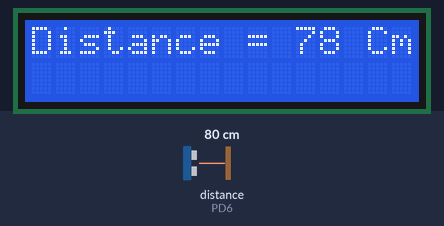
Bench run of a program on a simulated ATmega32, built with avr-gcc and emulated at 8 MHz. Shown: 16×2 character LCD. Wiring (inferred from the names in the program): ultrasonic range finder: trigger PB5; echo PD6; character LCD (HD44780): RS PB0; R/W PB1; E PB2; data PA0, PA1, PA2, PA3, PA4, PA5, PA6, PA7. Inputs (shaded band) come from the test bench; at power-on: distance to the obstacle (sensor on PD6) 80 cm. The echo pulse lasts 58.3 µs per cm.

Above: at 1.2 s.
1.3 s: distance to the obstacle (sensor on PD6) set to 2 cm
At 2.7 s:
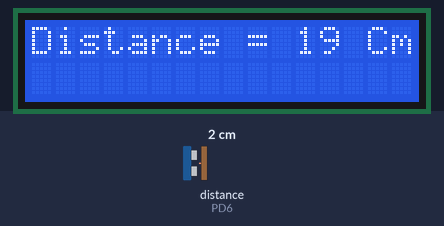
3.0 s: distance to the obstacle (sensor on PD6) set to 60 cm
At 4.5 s:
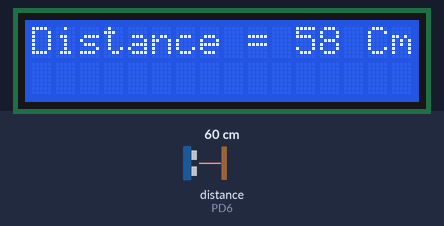
5.3 s: distance to the obstacle (sensor on PD6) set to 4 cm
At 6.1 s:
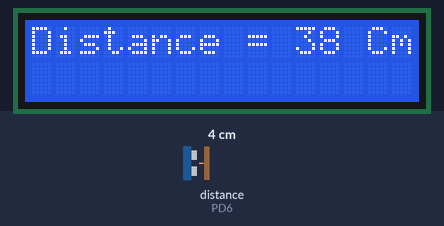
Timing chart, 0 to 8.3 s (numbered marks = the images above; inputs shaded):
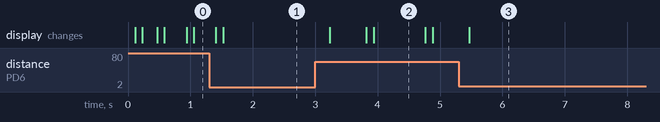

Measured:
- after the input at 1.3 s, the display: first differs from a run without the input after 0.22 s (image 1)
- after the input at 3.0 s, the display: changes after 0.23 s (image 2)
- after the input at 5.3 s, the display: changes after 0.17 s (image 3)

The program:

main.c
```c
/*
 * main.c
 *
 *  Created on: 14 Oct 2022
 *      Author: Aly Tarek
 */

#include "ultra.h"
#include "lcd.h"
#include <avr/interrupt.h>
#include <util/delay.h>

int main(void){

	uint16 distance=0;
	SREG|=(1<<7);
	/*
	 * Initialize both LCD and Ultrasonic
	 */
	LCD_init();
	Ultrasonic_init();

	LCD_displayString("Distance =    Cm");

	while(1){
		distance= Ultrasonic_readDistance();
		LCD_moveCursor(0, 11);
		LCD_intgerToString(distance);

		_delay_ms(100);
	}
	return 0;
}
```

icu.c
```c
/*
 * icu.c
 *
 *  Created on: 13 Oct 2022
 *      Author: Aly Tarek
 */

#include"icu.h"
#include<avr/io.h>
#include "common_macros.h"
#include <avr/interrupt.h>

/*******************************************************************************
 *                           Global Variables                                  *
 *******************************************************************************/

/* Global variables to hold the address of the call back function in the application */
static volatile void (*g_callBackPtr)(void) = NULL_PTR;

/*******************************************************************************
 *                       Interrupt Service Routines                            *
 *******************************************************************************/
ISR(TIMER1_CAPT_vect){
	if(*g_callBackPtr!=NULL_PTR){
		(*g_callBackPtr)();
	}
}

/*******************************************************************************
 *                      Functions Definitions                                  *
 *******************************************************************************/
/*
 * Description : Function to initialize the ICU driver
 * 	1. Set the required clock.
 * 	2. Set the required edge detection.
 * 	3. Enable the Input Capture Interrupt.
 * 	4. Initialize Timer1 Registers
 */
void Icu_init(const Icu_ConfigType * Config_Ptr){
	/* Set Pin 6 as Input Pin*/
	DDRD &= ~(1<<PD6);

	TCCR1A = (1<<FOC1A) | (1<<FOC1B); //non PWM mode
	/*	Set Edge RISING/FALLING
	 */
	TCCR1B= (TCCR1B & 0xBF) | ((Config_Ptr->edge)<<6);
	/*Configure Clock
	 */
	TCCR1B= (TCCR1B & 0xF8) | (Config_Ptr->clock);

	TCNT1=0;

	ICR1=0;
/*
 * Enable I-bit in status register
 */
	TIMSK |= (1<<TICIE1);
}

void Icu_setCallBack(void(*a_ptr)(void)){
	g_callBackPtr=a_ptr;
}
/*
 * Description: Function to set the required edge detection.
 */
void Icu_setEdgeDetectionType(const Icu_EdgeSet a_edgeType)
{
	/*
	 * insert the required edge type in ICES1 bit in TCCR1B Register
	 */
	TCCR1B = (TCCR1B & 0xBF) | (a_edgeType<<6);
}

/*
 * Description: Function to get the Timer1 Value when the input is captured
 *              The value stored at Input Capture Register ICR1
 */
uint16 Icu_getInputCaptureValue(void)
{
	return ICR1;
}

/*
 * Description: Function to clear the Timer1 Value to start count from ZERO
 */
void Icu_clearTimerValue(void)
{
	TCNT1 = 0;
}

/*
 * Description: Function to disable the Timer1 to stop the ICU Driver
 */
void Icu_DeInit(void)
{
	/* Clear All Timer1 Registers */
	TCCR1A = 0;
	TCCR1B = 0;
	TCNT1 = 0;
	ICR1 = 0;

	/* Disable the Input Capture interrupt */
	TIMSK &= ~(1<<TICIE1);
}
```

icu.h
```c
/*
 * icu.h
 *
 *  Created on: 13 Oct 2022
 *      Author: Aly Tarek
 */

#ifndef ICU_H_
#define ICU_H_

#include"std_types.h"

/*******************************************************************************
 *                         Types Declaration                                   *
 *******************************************************************************/

typedef enum{
	No_Clock,F_CPU_Clock,F_CPU_8,F_CPU_64,F_CPU_256,F_CPU_1024,
}Icu_Clock;

typedef enum{
	FALLING,RISING
}Icu_EdgeSet;

typedef struct{
	Icu_Clock clock;
	Icu_EdgeSet edge;
}Icu_ConfigType;

/*******************************************************************************
 *                      Functions Prototypes                                   *
 *******************************************************************************/
/*
 * Description : Function to initialize the ICU driver
 * 	1. Set the required clock.
 * 	2. Set the required edge detection.
 * 	3. Enable the Input Capture Interrupt.
 * 	4. Initialize Timer1 Registers
 */
void Icu_init(const Icu_ConfigType * Config_Ptr);

/*
 * Description: Function to set the Call Back function address.
 */
void Icu_setCallBack(void(*a_ptr)(void));

/*
 * Description: Function to set the required edge detection.
 */
void Icu_setEdgeDetectionType(const Icu_EdgeSet edge);

/*
 * Description: Function to get the Timer1 Value when the input is captured
 *              The value stored at Input Capture Register ICR1
 */
uint16 Icu_getInputCaptureValue(void);

/*
 * Description: Function to clear the Timer1 Value to start count from ZERO
 */
void Icu_clearTimerValue(void);

/*
 * Description: Function to disable the Timer1 to stop the ICU Driver
 */
void Icu_DeInit(void);


#endif /* ICU_H_ */
```

ultra.c
```c
/*
 * ultra.c
 *
 *  Created on: 13 Oct 2022
 *      Author: Aly Tarek
 */


#include "ultra.h"
#include"icu.h"
#include"gpio.h"
#include<util/delay.h>

/*******************************************************************************
 *                      Global Variables                                  *
 *******************************************************************************/
static uint16 g_echotime=0;

/*******************************************************************************
 *                      Functions Definitions                                  *
 *******************************************************************************/

void Ultrasonic_init(void){
	/*Initialize ICU */
	Icu_ConfigType Config_Ptr={F_CPU_8,RISING};
	Icu_init(&Config_Ptr);


	/*Setup callback function
		 */
		Icu_setCallBack(Ultrasonic_edgeProcessing);


		/*Setup Trigger PIN as output pin*/
	GPIO_setupPinDirection(ULTRA_TRIGGER_PORT_ID, ULTRA_TRIGGER_PIN_ID,PIN_OUTPUT);
	GPIO_writePin(ULTRA_TRIGGER_PORT_ID, ULTRA_TRIGGER_PIN_ID, LOGIC_LOW);
}

void Ultrasonic_Trigger(void){
	GPIO_writePin(ULTRA_TRIGGER_PORT_ID, ULTRA_TRIGGER_PIN_ID, LOGIC_HIGH);
	_delay_us(10);
	GPIO_writePin(ULTRA_TRIGGER_PORT_ID, ULTRA_TRIGGER_PIN_ID, LOGIC_LOW);
}
uint16 Ultrasonic_readDistance(void){
	Ultrasonic_Trigger();
return (g_echotime*0.017);
}

void Ultrasonic_edgeProcessing(void){
	static uint8 edgecount=0;

	edgecount++;
	if(edgecount==1){
		Icu_clearTimerValue();

		Icu_setEdgeDetectionType(FALLING);
	}
	else if(edgecount==2){
		/*
		 * store time taken
		 */
		g_echotime= Icu_getInputCaptureValue();

		Icu_setEdgeDetectionType(RISING);

		edgecount=0;
	}
}
```

ultra.h
```c
/*
 * ultra.h
 *
 *  Created on: 13 Oct 2022
 *      Author: Aly Tarek
 */

#ifndef ULTRA_H_
#define ULTRA_H_

#include "std_types.h"

/*******************************************************************************
 *                                Definitions                                  *
 *******************************************************************************/

#define ULTRA_TRIGGER_PORT_ID PORTB_ID
#define ULTRA_TRIGGER_PIN_ID PIN5_ID

#define ULTRA_ECHO_PORT PORTD_ID
#define ULTRA_ECHO_PIN  PIN6_ID


/*******************************************************************************
 *                      Functions Prototypes                                   *
 *******************************************************************************/

void Ultrasonic_init(void);

void Ultrasonic_Trigger(void);

uint16 Ultrasonic_readDistance(void);

void Ultrasonic_edgeProcessing(void);

#endif /* ULTRA_H_ */
```

lcd.c
```c
/*
 * lcd.c
 *
 *  Created on: 13 Oct 2022
 *      Author: Aly Tarek
 */

#include <util/delay.h> /* For the delay functions */
#include "common_macros.h" /* For GET_BIT Macro */
#include "lcd.h"
#include "gpio.h"

/*******************************************************************************
 *                      Functions Definitions                                  *
 *******************************************************************************/

/*
 * Description :
 * Initialize the LCD:
 * 1. Setup the LCD pins directions by use the GPIO driver.
 * 2. Setup the LCD Data Mode 4-bits or 8-bits.
 */
void LCD_init(void)
{
	/* Configure the direction for RS and E pins as output pins */
	GPIO_setupPinDirection(LCD_RS_PORT_ID,LCD_RS_PIN_ID,PIN_OUTPUT);
	GPIO_setupPinDirection(LCD_E_PORT_ID,LCD_E_PIN_ID,PIN_OUTPUT);
	GPIO_setupPinDirection(LCD_RW_PORT_ID,LCD_RW_PIN_ID,PIN_OUTPUT);

	_delay_ms(20);		/* LCD Power ON delay always > 15ms */

#if(LCD_DATA_BITS_MODE == 4)
	/* Configure 4 pins in the data port as output pins */
	GPIO_setupPinDirection(LCD_DATA_PORT_ID,LCD_DB4_PIN_ID,PIN_OUTPUT);
	GPIO_setupPinDirection(LCD_DATA_PORT_ID,LCD_DB5_PIN_ID,PIN_OUTPUT);
	GPIO_setupPinDirection(LCD_DATA_PORT_ID,LCD_DB6_PIN_ID,PIN_OUTPUT);
	GPIO_setupPinDirection(LCD_DATA_PORT_ID,LCD_DB7_PIN_ID,PIN_OUTPUT);

	/* Send for 4 bit initialization of LCD  */
	LCD_sendCommand(LCD_TWO_LINES_FOUR_BITS_MODE_INIT1);
	LCD_sendCommand(LCD_TWO_LINES_FOUR_BITS_MODE_INIT2);

	/* use 2-lines LCD + 4-bits Data Mode + 5*7 dot display Mode */
	LCD_sendCommand(LCD_TWO_LINES_FOUR_BITS_MODE);

#elif(LCD_DATA_BITS_MODE == 8)
	/* Configure the data port as output port */
	GPIO_setupPortDirection(LCD_DATA_PORT_ID,PORT_OUTPUT);

	/* use 2-lines LCD + 8-bits Data Mode + 5*7 dot display Mode */
	LCD_sendCommand(LCD_TWO_LINES_EIGHT_BITS_MODE);

#endif

	LCD_sendCommand(LCD_CURSOR_OFF); /* cursor off */
	LCD_sendCommand(LCD_CLEAR_COMMAND); /* clear LCD at the beginning */
}

/*
 * Description :
 * Send the required command to the screen
 */
void LCD_sendCommand(uint8 command)
{
	GPIO_writePin(LCD_RW_PORT_ID,LCD_RW_PIN_ID,LOGIC_LOW); /* Instruction Mode RW=0 */
	_delay_ms(1);
	GPIO_writePin(LCD_RS_PORT_ID,LCD_RS_PIN_ID,LOGIC_LOW); /* Instruction Mode RS=0 */
	_delay_ms(1); /* delay for processing Tas = 50ns */
	GPIO_writePin(LCD_E_PORT_ID,LCD_E_PIN_ID,LOGIC_HIGH); /* Enable LCD E=1 */
	_delay_ms(1); /* delay for processing Tpw - Tdws = 190ns */

#if(LCD_DATA_BITS_MODE == 4)
	GPIO_writePin(LCD_DATA_PORT_ID,LCD_DB4_PIN_ID,GET_BIT(command,4));
	GPIO_writePin(LCD_DATA_PORT_ID,LCD_DB5_PIN_ID,GET_BIT(command,5));
	GPIO_writePin(LCD_DATA_PORT_ID,LCD_DB6_PIN_ID,GET_BIT(command,6));
	GPIO_writePin(LCD_DATA_PORT_ID,LCD_DB7_PIN_ID,GET_BIT(command,7));

	_delay_ms(1); /* delay for processing Tdsw = 100ns */
	GPIO_writePin(LCD_E_PORT_ID,LCD_E_PIN_ID,LOGIC_LOW); /* Disable LCD E=0 */
	_delay_ms(1); /* delay for processing Th = 13ns */
	GPIO_writePin(LCD_E_PORT_ID,LCD_E_PIN_ID,LOGIC_HIGH); /* Enable LCD E=1 */
	_delay_ms(1); /* delay for processing Tpw - Tdws = 190ns */

	GPIO_writePin(LCD_DATA_PORT_ID,LCD_DB4_PIN_ID,GET_BIT(command,0));
	GPIO_writePin(LCD_DATA_PORT_ID,LCD_DB5_PIN_ID,GET_BIT(command,1));
	GPIO_writePin(LCD_DATA_PORT_ID,LCD_DB6_PIN_ID,GET_BIT(command,2));
	GPIO_writePin(LCD_DATA_PORT_ID,LCD_DB7_PIN_ID,GET_BIT(command,3));

	_delay_ms(1); /* delay for processing Tdsw = 100ns */
	GPIO_writePin(LCD_E_PORT_ID,LCD_E_PIN_ID,LOGIC_LOW); /* Disable LCD E=0 */
	_delay_ms(1); /* delay for processing Th = 13ns */

#elif(LCD_DATA_BITS_MODE == 8)
	GPIO_writePort(LCD_DATA_PORT_ID,command); /* out the required command to the data bus D0 --> D7 */
	_delay_ms(1); /* delay for processing Tdsw = 100ns */
	GPIO_writePin(LCD_E_PORT_ID,LCD_E_PIN_ID,LOGIC_LOW); /* Disable LCD E=0 */
	_delay_ms(1); /* delay for processing Th = 13ns */
#endif
}

/*
 * Description :
 * Display the required character on the screen
 */
void LCD_displayCharacter(uint8 data)
{
	GPIO_writePin(LCD_RS_PORT_ID,LCD_RS_PIN_ID,LOGIC_HIGH); /* Data Mode RS=1 */
	_delay_ms(1); /* delay for processing Tas = 50ns */
	GPIO_writePin(LCD_E_PORT_ID,LCD_E_PIN_ID,LOGIC_HIGH); /* Enable LCD E=1 */
	_delay_ms(1); /* delay for processing Tpw - Tdws = 190ns */

#if(LCD_DATA_BITS_MODE == 4)
	GPIO_writePin(LCD_DATA_PORT_ID,LCD_DB4_PIN_ID,GET_BIT(data,4));
	GPIO_writePin(LCD_DATA_PORT_ID,LCD_DB5_PIN_ID,GET_BIT(data,5));
	GPIO_writePin(LCD_DATA_PORT_ID,LCD_DB6_PIN_ID,GET_BIT(data,6));
	GPIO_writePin(LCD_DATA_PORT_ID,LCD_DB7_PIN_ID,GET_BIT(data,7));

	_delay_ms(1); /* delay for processing Tdsw = 100ns */
	GPIO_writePin(LCD_E_PORT_ID,LCD_E_PIN_ID,LOGIC_LOW); /* Disable LCD E=0 */
	_delay_ms(1); /* delay for processing Th = 13ns */
	GPIO_writePin(LCD_E_PORT_ID,LCD_E_PIN_ID,LOGIC_HIGH); /* Enable LCD E=1 */
	_delay_ms(1); /* delay for processing Tpw - Tdws = 190ns */

	GPIO_writePin(LCD_DATA_PORT_ID,LCD_DB4_PIN_ID,GET_BIT(data,0));
	GPIO_writePin(LCD_DATA_PORT_ID,LCD_DB5_PIN_ID,GET_BIT(data,1));
	GPIO_writePin(LCD_DATA_PORT_ID,LCD_DB6_PIN_ID,GET_BIT(data,2));
	GPIO_writePin(LCD_DATA_PORT_ID,LCD_DB7_PIN_ID,GET_BIT(data,3));

	_delay_ms(1); /* delay for processing Tdsw = 100ns */
	GPIO_writePin(LCD_E_PORT_ID,LCD_E_PIN_ID,LOGIC_LOW); /* Disable LCD E=0 */
	_delay_ms(1); /* delay for processing Th = 13ns */

#elif(LCD_DATA_BITS_MODE == 8)
	GPIO_writePort(LCD_DATA_PORT_ID,data); /* out the required command to the data bus D0 --> D7 */
	_delay_ms(1); /* delay for processing Tdsw = 100ns */
	GPIO_writePin(LCD_E_PORT_ID,LCD_E_PIN_ID,LOGIC_LOW); /* Disable LCD E=0 */
	_delay_ms(1); /* delay for processing Th = 13ns */
#endif
}

/*
 * Description :
 * Display the required string on the screen
 */
void LCD_displayString(const char *Str)
{
	uint8 i = 0;
	while(Str[i] != '\0')
	{
		LCD_displayCharacter(Str[i]);
		i++;
	}
	/***************** Another Method ***********************
	while((*Str) != '\0')
	{
		LCD_displayCharacter(*Str);
		Str++;
	}
	*********************************************************/
}

/*
 * Description :
 * Move the cursor to a specified row and column index on the screen
 */
void LCD_moveCursor(uint8 row,uint8 col)
{
	uint8 lcd_memory_address;

	/* Calculate the required address in the LCD DDRAM */
	switch(row)
	{
		case 0:
			lcd_memory_address=col;
				break;
		case 1:
			lcd_memory_address=col+0x40;
				break;
		case 2:
			lcd_memory_address=col+0x10;
				break;
		case 3:
			lcd_memory_address=col+0x50;
				break;
	}
	/* Move the LCD cursor to this specific address */
	LCD_sendCommand(lcd_memory_address | LCD_SET_CURSOR_LOCATION);
}

/*
 * Description :
 * Display the required string in a specified row and column index on the screen
 */
void LCD_displayStringRowColumn(uint8 row,uint8 col,const char *Str)
{
	LCD_moveCursor(row,col); /* go to to the required LCD position */
	LCD_displayString(Str); /* display the string */
}

/*
 * Description :
 * Display the required decimal value on the screen
 */
void LCD_intgerToString(int data)
{
   char buff[16]; /* String to hold the ascii result */
   itoa(data,buff,10); /* Use itoa C function to convert the data to its corresponding ASCII value, 10 for decimal */
   LCD_displayString(buff); /* Display the string */
}

/*
 * Description :
 * Send the clear screen command
 */
void LCD_clearScreen(void)
{
	LCD_sendCommand(LCD_CLEAR_COMMAND); /* Send clear display command */
}
```

lcd.h
```c
/*
 * lcd.h
 *
 *  Created on: 13 Oct 2022
 *      Author: Aly Tarek
 */

#ifndef LCD_H_
#define LCD_H_

#include "std_types.h"

/*******************************************************************************
 *                                Definitions                                  *
 *******************************************************************************/

/* LCD Data bits mode configuration, its value should be 4 or 8*/
#define LCD_DATA_BITS_MODE 8

#if((LCD_DATA_BITS_MODE != 4) && (LCD_DATA_BITS_MODE != 8))

#error "Number of Data bits should be equal to 4 or 8"

#endif

/* LCD HW Ports and Pins Ids */
#define LCD_RS_PORT_ID                 PORTB_ID
#define LCD_RS_PIN_ID                  PIN0_ID

#define LCD_RW_PORT_ID                  PORTB_ID
#define LCD_RW_PIN_ID                   PIN1_ID

#define LCD_E_PORT_ID                  PORTB_ID
#define LCD_E_PIN_ID                   PIN2_ID

#define LCD_DATA_PORT_ID               PORTA_ID

#if (LCD_DATA_BITS_MODE == 4)

#define LCD_DB4_PIN_ID                 PIN3_ID
#define LCD_DB5_PIN_ID                 PIN4_ID
#define LCD_DB6_PIN_ID                 PIN5_ID
#define LCD_DB7_PIN_ID                 PIN6_ID

#endif

/* LCD Commands */
#define LCD_CLEAR_COMMAND                    0x01
#define LCD_GO_TO_HOME                       0x02
#define LCD_TWO_LINES_EIGHT_BITS_MODE        0x38
#define LCD_TWO_LINES_FOUR_BITS_MODE         0x28
#define LCD_TWO_LINES_FOUR_BITS_MODE_INIT1   0x33
#define LCD_TWO_LINES_FOUR_BITS_MODE_INIT2   0x32
#define LCD_CURSOR_OFF                       0x0C
#define LCD_CURSOR_ON                        0x0E
#define LCD_SET_CURSOR_LOCATION              0x80

/*******************************************************************************
 *                      Functions Prototypes                                   *
 *******************************************************************************/

/*
 * Description :
 * Initialize the LCD:
 * 1. Setup the LCD pins directions by use the GPIO driver.
 * 2. Setup the LCD Data Mode 4-bits or 8-bits.
 */
void LCD_init(void);

/*
 * Description :
 * Send the required command to the screen
 */
void LCD_sendCommand(uint8 command);

/*
 * Description :
 * Display the required character on the screen
 */
void LCD_displayCharacter(uint8 data);

/*
 * Description :
 * Display the required string on the screen
 */
void LCD_displayString(const char *Str);

/*
 * Description :
 * Move the cursor to a specified row and column index on the screen
 */
void LCD_moveCursor(uint8 row,uint8 col);

/*
 * Description :
 * Display the required string in a specified row and column index on the screen
 */
void LCD_displayStringRowColumn(uint8 row,uint8 col,const char *Str);

/*
 * Description :
 * Display the required decimal value on the screen
 */
void LCD_intgerToString(int data);

/*
 * Description :
 * Send the clear screen command
 */
void LCD_clearScreen(void);


#endif /* LCD_H_ */
```

Source omitted: common_macros.h (1179 bytes), gpio.c (6407 bytes), gpio.h (3336 bytes), std_types.h (1403 bytes)
